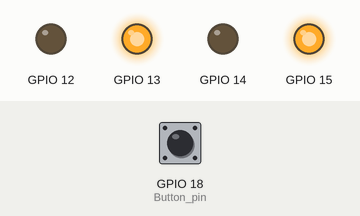
The sketch below on a simulated ESP32. Shown: output pins drawn as LEDs (lit = HIGH). The test bench sets the inputs (shaded band); at power-on: GPIO 18 (Button_pin) LOW.

Above: at 0.2 s.
At 1.2 s:
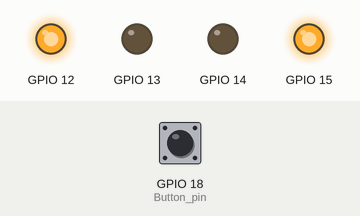
At 2.7 s:
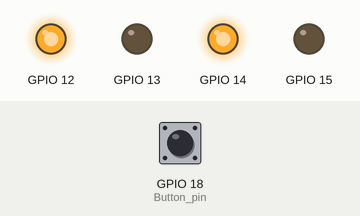
At 3.7 s:
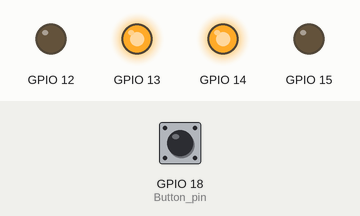
Timing chart, 0 to 4.6 s (numbered marks = the images above):
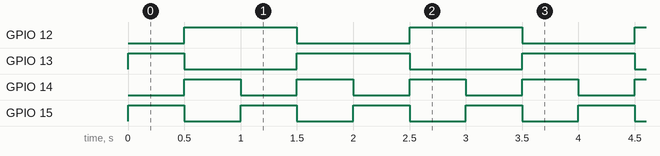

Measured:
- by itself, GPIO 12: alternates HIGH for 1.0 s and LOW for 1.0 s
- by itself, GPIO 13: repeats every 2.0 s: LOW 1.0 s, HIGH 1.0 s
- by itself, GPIO 14, GPIO 15: alternates HIGH for 0.50 s and LOW for 0.50 s

The sketch:

3.Dreamy_Dance_Move.ino
```cpp
 int Button_pin = 18;
 int Speed = 255;                           // Motor PWM setting, that is, the speed can be set in the range of 0-255
void setup()
{
  for (int i = 12; i <= 15; i++) {         //Motor pins are 12, 13, 14, 15
    ledcSetup(i, 5000, 8);                 //ledc settings (channel, frequency, bits)
    ledcAttachPin(i, i);                   //The motor pin is bound to the corresponding channel
  }
  while (digitalRead(Button_pin) == 1);
}
void Motor(int L1, int L2 , int R1, int R2) {   //Custom motor control function
  ledcWrite(12, L1);                            //Channel 12 writes the PWM value
  ledcWrite(13, L2);
  ledcWrite(14, R1);
  ledcWrite(15, R2);
}
void loop()
{
  Motor(0, Speed, 0,Speed);    //Forward
  delay(500);
   Motor(Speed,0, Speed, 0);   //Backward
  delay(500);
  Motor(Speed, 0,0, Speed);    //Turn Left
  delay(500);
   Motor(0, Speed,Speed, 0 );   //Turn Right
  delay(500);
}
```
